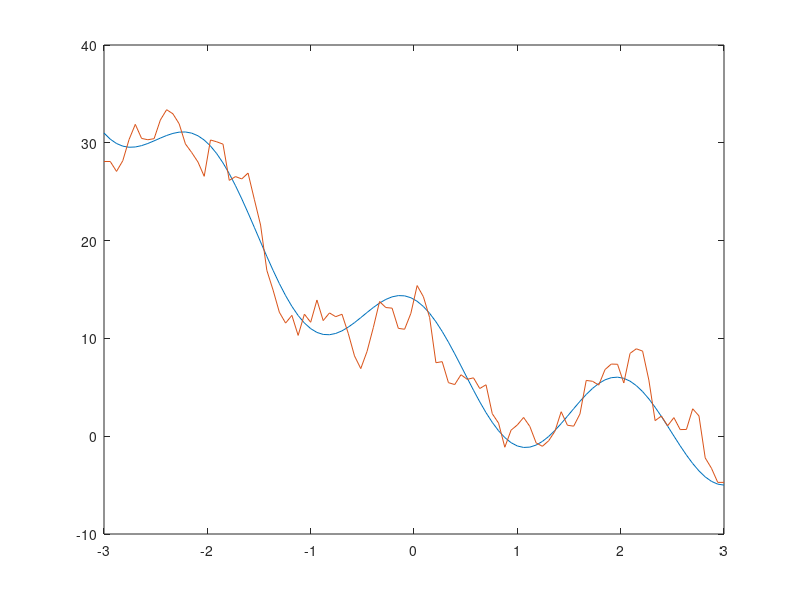

This chart was generated by the following MATLAB code:
% We are interested in verifying a GPR can be optimized with standard methods, with MMF substituted in, ?

N=100;
d = 3;
x = linspace(-1*d,d,N);
y = (x-3).^2+5*cos((3.14)*x);
plot(x,y)

sigma_s = 0.5;
y_err = y + 4*randn(1,N);
hold on
plot(x,y_err,'o')
hold off

% try simple moving average
ARMA = zeros(N,1);
ARMA(1) = mean(y_err(1:3));
ARMA(N) = mean(y_err((N-2):N));
for i = 2:(N-1)
	ARMA(i) = mean(y_err((i-1):(i+1)));
end

plot(x,y)
hold on
plot(x,ARMA)
hold off

% compare to GPR regression
% which kernel? start with Gaussian
bw = 1;





